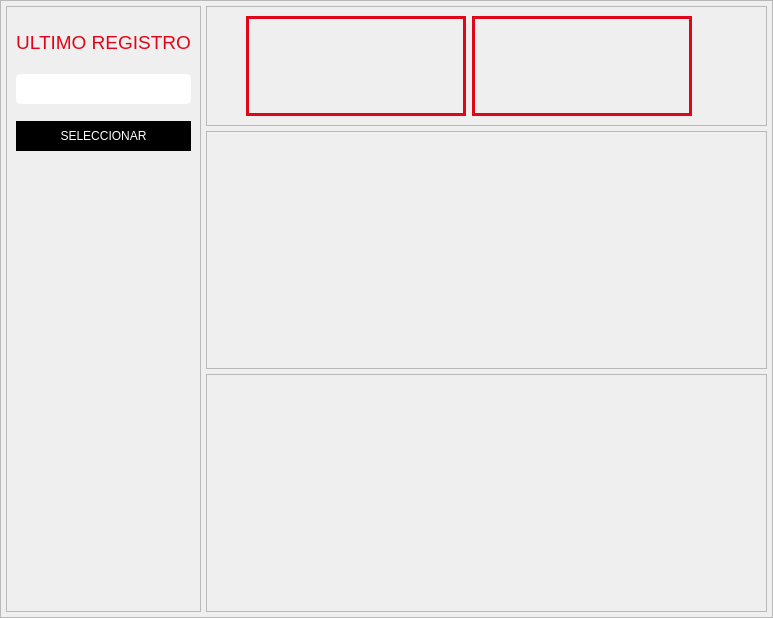
            <widget class="QWidget" name="page_dos">
             <layout class="QVBoxLayout" name="verticalLayout_20">
              <property name="spacing">
               <number>0</number>
              </property>
              <property name="leftMargin">
               <number>0</number>
              </property>
              <property name="topMargin">
               <number>0</number>
              </property>
              <property name="rightMargin">
               <number>0</number>
              </property>
              <property name="bottomMargin">
               <number>0</number>
              </property>
              <item>
               <widget class="QFrame" name="frame_22">
                <property name="frameShape">
                 <enum>QFrame::StyledPanel</enum>
                </property>
                <property name="frameShadow">
                 <enum>QFrame::Raised</enum>
                </property>
                <layout class="QVBoxLayout" name="verticalLayout_25">
                 <property name="spacing">
                  <number>5</number>
                 </property>
                 <property name="leftMargin">
                  <number>5</number>
                 </property>
                 <property name="topMargin">
                  <number>5</number>
                 </property>
                 <property name="rightMargin">
                  <number>5</number>
                 </property>
                 <property name="bottomMargin">
                  <number>5</number>
                 </property>
                 <item>
                  <layout class="QHBoxLayout" name="horizontalLayout_12">
                   <item>
                    <widget class="QFrame" name="frame_26">
                     <property name="minimumSize">
                      <size>
                       <width>190</width>
                       <height>0</height>
                      </size>
                     </property>
                     <property name="maximumSize">
                      <size>
                       <width>210</width>
                       <height>16777215</height>
                      </size>
                     </property>
                     <property name="frameShape">
                      <enum>QFrame::StyledPanel</enum>
                     </property>
                     <property name="frameShadow">
                      <enum>QFrame::Raised</enum>
                     </property>
                     <layout class="QVBoxLayout" name="verticalLayout_30">
                      <item>
                       <widget class="QLabel" name="label_6">
                        <property name="minimumSize">
                         <size>
                          <width>0</width>
                          <height>5</height>
                         </size>
                        </property>
                        <property name="maximumSize">
                         <size>
                          <width>16777215</width>
                          <height>5</height>
                         </size>
                        </property>
                        <property name="text">
                         <string/>
                        </property>
                       </widget>
                      </item>
                      <item>
                       <widget class="QLabel" name="label_22">
                        <property name="minimumSize">
                         <size>
                          <width>0</width>
                          <height>30</height>
                         </size>
                        </property>
                        <property name="font">
                         <font>
                          <pointsize>14</pointsize>
                         </font>
                        </property>
                        <property name="styleSheet">
                         <string notr="true">color: #e00518 ;</string>
                        </property>
                        <property name="text">
                         <string>ULTIMO REGISTRO</string>
                        </property>
                        <property name="alignment">
                         <set>Qt::AlignCenter</set>
                        </property>
                       </widget>
                      </item>
                      <item>
                       <widget class="QLabel" name="label_24">
                        <property name="maximumSize">
                         <size>
                          <width>16777215</width>
                          <height>5</height>
                         </size>
                        </property>
                        <property name="text">
                         <string/>
                        </property>
                       </widget>
                      </item>
                      <item>
                       <widget class="QComboBox" name="cb_R">
                        <property name="minimumSize">
                         <size>
                          <width>84</width>
                          <height>30</height>
                         </size>
                        </property>
                        <property name="styleSheet">
                         <string notr="true">QComboBox{
	border: 3px solid #ffffff;
	border-radius: 5px;
	min-width: 6em;
	color: rgb(255, 255, 255);
}

QComboBox::drop-down{
	subcontrol-origin: padding;
	subcontrol-position: top right;
	width: 15px;
	border-left-width: 3px;
	border-left-color: #ffffff;
	border-left-style: solid;
	border-top-right-radius: 4px;
	border-bottom-right-radius: 4px;
}

QComboBox QAbstractItemView{
	background: #2c2c2c;
	selection-background-color: #ff0037;
	color: #ffffff;
}
</string>
                        </property>
                       </widget>
                      </item>
                      <item>
                       <widget class="QLabel" name="label_25">
                        <property name="maximumSize">
                         <size>
                          <width>16777215</width>
                          <height>5</height>
                         </size>
                        </property>
                        <property name="text">
                         <string/>
                        </property>
                       </widget>
                      </item>
                      <item>
                       <widget class="QPushButton" name="bt_selectR">
                        <property name="minimumSize">
                         <size>
                          <width>0</width>
                          <height>30</height>
                         </size>
                        </property>
                        <property name="styleSheet">
                         <string notr="true">QPushButton{
	border-radius: 18px;
	background-color:rgb(0,0,0);
	Color: rgb(255, 255, 255);
}

QPushButton:hover{
	background-color: rgb(255, 255, 255);
	color: rgb(0,0,0);
}
</string>
                        </property>
                        <property name="text">
                         <string>SELECCIONAR</string>
                        </property>
                       </widget>
                      </item>
                      <item>
                       <spacer name="verticalSpacer_4">
                        <property name="orientation">
                         <enum>Qt::Vertical</enum>
                        </property>
                        <property name="sizeHint" stdset="0">
                         <size>
                          <width>20</width>
                          <height>355</height>
                         </size>
                        </property>
                       </spacer>
                      </item>
                      <item>
                       <widget class="QLabel" name="label_23">
                        <property name="minimumSize">
                         <size>
                          <width>100</width>
                          <height>90</height>
                         </size>
                        </property>
                        <property name="maximumSize">
                         <size>
                          <width>220</width>
                          <height>100</height>
                         </size>
                        </property>
                        <property name="text">
                         <string/>
                        </property>
                        <property name="pixmap">
                         <pixmap>Logo.png</pixmap>
                        </property>
                        <property name="scaledContents">
                         <bool>true</bool>
                        </property>
                        <property name="alignment">
                         <set>Qt::AlignCenter</set>
                        </property>
                        <property name="wordWrap">
                         <bool>true</bool>
                        </property>
                       </widget>
                      </item>
                     </layout>
                    </widget>
                   </item>
                   <item>
                    <layout class="QVBoxLayout" name="verticalLayout_21" stretch="1,2,2">
                     <item>
                      <widget class="QFrame" name="frame_23">
                       <property name="frameShape">
                        <enum>QFrame::StyledPanel</enum>
                       </property>
                       <property name="frameShadow">
                        <enum>QFrame::Raised</enum>
                       </property>
                       <layout class="QHBoxLayout" name="horizontalLayout_14">
                        <item>
                         <spacer name="horizontalSpacer_6">
                          <property name="orientation">
                           <enum>Qt::Horizontal</enum>
                          </property>
                          <property name="sizeHint" stdset="0">
                           <size>
                            <width>30</width>
                            <height>20</height>
                           </size>
                          </property>
                         </spacer>
                        </item>
                        <item>
                         <widget class="QLabel" name="label_ritmo_2">
                          <property name="minimumSize">
                           <size>
                            <width>220</width>
                            <height>100</height>
                           </size>
                          </property>
                          <property name="maximumSize">
                           <size>
                            <width>220</width>
                            <height>100</height>
                           </size>
                          </property>
                          <property name="font">
                           <font>
                            <pointsize>20</pointsize>
                           </font>
                          </property>
                          <property name="styleSheet">
                           <string notr="true">QLabel{
border: 3px solid #e00518;

border -radius
}</string>
                          </property>
                          <property name="text">
                           <string/>
                          </property>
                          <property name="alignment">
                           <set>Qt::AlignCenter</set>
                          </property>
                          <property name="wordWrap">
                           <bool>true</bool>
                          </property>
                         </widget>
                        </item>
                        <item>
                         <widget class="QLabel" name="label_BPM_2">
                          <property name="minimumSize">
                           <size>
                            <width>220</width>
                            <height>100</height>
                           </size>
                          </property>
                          <property name="maximumSize">
                           <size>
                            <width>220</width>
                            <height>100</height>
                           </size>
                          </property>
                          <property name="font">
                           <font>
                            <pointsize>20</pointsize>
                           </font>
                          </property>
                          <property name="styleSheet">
                           <string notr="true">QLabel{
border: 3px solid #e00518;

border -radius
}</string>
                          </property>
                          <property name="text">
                           <string/>
                          </property>
                          <property name="alignment">
                           <set>Qt::AlignCenter</set>
                          </property>
                          <property name="wordWrap">
                           <bool>true</bool>
                          </property>
                         </widget>
                        </item>
                        <item>
                         <spacer name="horizontalSpacer_7">
                          <property name="orientation">
                           <enum>Qt::Horizontal</enum>
                          </property>
                          <property name="sizeHint" stdset="0">
                           <size>
                            <width>65</width>
                            <height>20</height>
                           </size>
                          </property>
                         </spacer>
                        </item>
                       </layout>
                      </widget>
                     </item>
                     <item>
                      <widget class="QFrame" name="frame_24">
                       <property name="frameShape">
                        <enum>QFrame::StyledPanel</enum>
                       </property>
                       <property name="frameShadow">
                        <enum>QFrame::Raised</enum>
                       </property>
                       <layout class="QVBoxLayout" name="verticalLayout_29">
                        <item>
                         <layout class="QVBoxLayout" name="graph_R"/>
                        </item>
                       </layout>
                      </widget>
                     </item>
                     <item>
                      <widget class="QFrame" name="frame_25">
                       <property name="frameShape">
                        <enum>QFrame::StyledPanel</enum>
                       </property>
                       <property name="frameShadow">
                        <enum>QFrame::Raised</enum>
                       </property>
                       <layout class="QVBoxLayout" name="verticalLayout_28">
                        <item>
                         <layout class="QVBoxLayout" name="graph_panR"/>
                        </item>
                       </layout>
                      </widget>
                     </item>
                    </layout>
                   </item>
                  </layout>
                 </item>
                </layout>
               </widget>
              </item>
             </layout>
            </widget>
